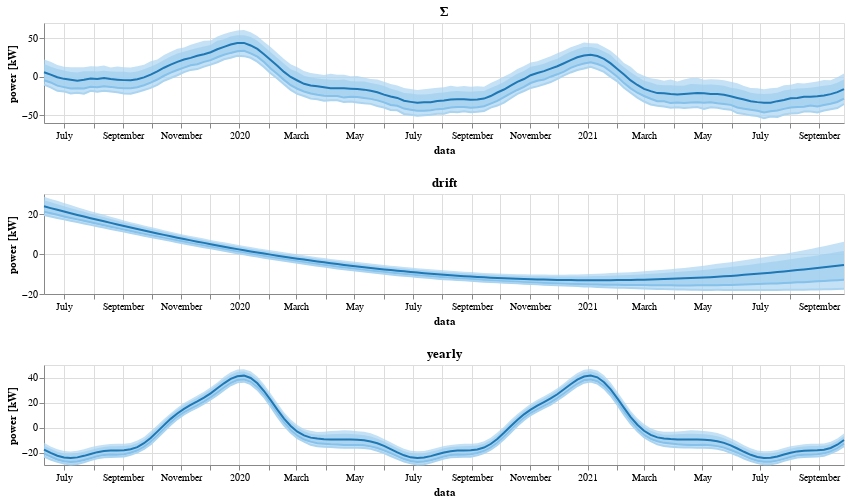

The notebook cell this image was saved under:
### Code cell
plot_decompose(df=df_total.query("extreme == 'min'"))

### Figure 1 — Vega-Lite specification as saved in the notebook (floating-point values rounded to 4 significant figures; data arrays with more than 128 entries replaced by an {"elided": "..."} marker saying what was removed)
{"config": {"view": {"continuousWidth": 400, "continuousHeight": 300}}, "vconcat": [{"data": {"name": "data-6ff86ebb099de03e244bcec2fe1f7c1a"}, "mark": {"type": "area", "line": true}, "encoding": {"color": {"type": "nominal", "field": "band", "legend": null, "scale": {"domain": ["median", "Q15-Q85", "Q5-Q95"], "range": ["#1f77b4", "#85c1ea", "#abd4f1"]}, "title": "estimate"}, "detail": {"type": "nominal", "field": "extreme"}, "x": {"type": "temporal", "field": "date", "title": "data"}, "y": {"type": "quantitative", "field": "lower", "stack": null, "title": "power [kW]"}, "y2": {"field": "upper", "title": ""}}, "height": 100, "title": "Σ", "width": 800}, {"data": {"name": "data-c9ec429a9ce2b18ce21719191da5fc5c"}, "mark": {"type": "area", "line": true}, "encoding": {"color": {"type": "nominal", "field": "band", "legend": null, "scale": {"domain": ["median", "Q15-Q85", "Q5-Q95"], "range": ["#1f77b4", "#85c1ea", "#abd4f1"]}, "title": "estimate"}, "detail": {"type": "nominal", "field": "extreme"}, "x": {"type": "temporal", "field": "date", "title": "data"}, "y": {"type": "quantitative", "field": "lower", "stack": null, "title": "power [kW]"}, "y2": {"field": "upper", "title": ""}}, "height": 100, "title": "drift", "width": 800}, {"data": {"name": "data-f62a12d4a934d0f7094fc9669fe314b8"}, "mark": {"type": "area", "line": true}, "encoding": {"color": {"type": "nominal", "field": "band", "legend": null, "scale": {"domain": ["median", "Q15-Q85", "Q5-Q95"], "range": ["#1f77b4", "#85c1ea", "#abd4f1"]}, "title": "estimate"}, "detail": {"type": "nominal", "field": "extreme"}, "x": {"type": "temporal", "field": "date", "title": "data"}, "y": {"type": "quantitative", "field": "lower", "stack": null, "title": "power [kW]"}, "y2": {"field": "upper", "title": ""}}, "height": 100, "title": "yearly", "width": 800}], "$schema": "https://vega.github.io/schema/vega-lite/v4.8.1.json", "datasets": {"data-6ff86ebb099de03e244bcec2fe1f7c1a": {"elided": "363 records"}, "data-c9ec429a9ce2b18ce21719191da5fc5c": {"elided": "363 records"}, "data-f62a12d4a934d0f7094fc9669fe314b8": {"elided": "363 records"}}}
